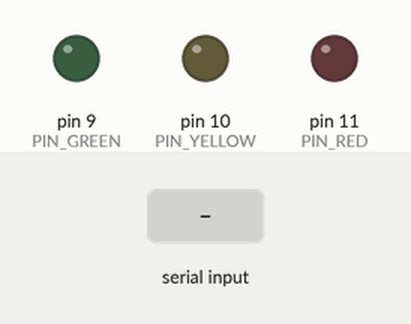
Simulated run of this sketch. Board: Arduino Uno, built with avr-gcc and run on an emulated ATmega328P. Parts: output pins drawn as LEDs (lit = HIGH). Dashed ring = blinking. The inputs (shaded band) are chosen by the test bench. What the sketch prints to the serial monitor is not drawn.

Above: at 2.4 s.
2.5 s: "B" received over Serial
At 2.64 s:
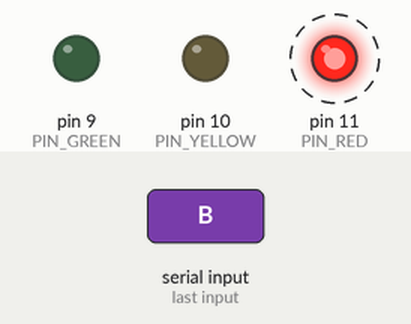
5.5 s: "R" received over Serial
At 6.4 s:
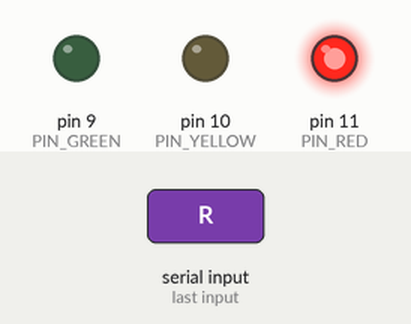
7.0 s: byte 84 ('T') received over Serial
At 8.15 s:
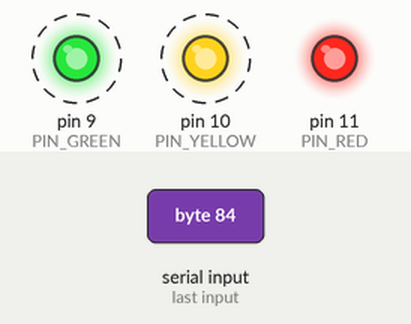
10.0 s: "r" received over Serial
At 11.0 s:
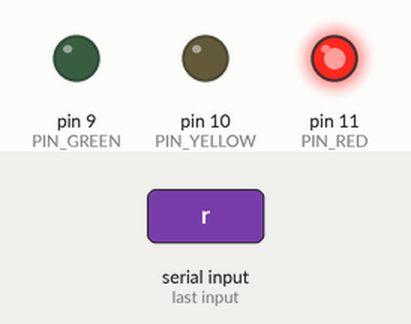
Timing chart, 0 to 12.5 s (numbered marks = the images above; inputs shaded):
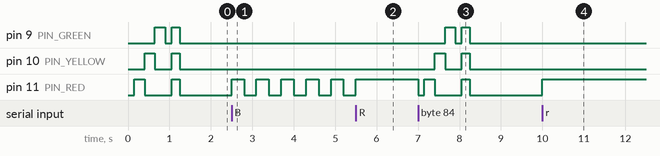

The sketch:

traffic_light.ino
```cpp
// traffic_light.ino — Traffic Light Indicator for AI CLI Sessions
// Configured for Arduino Uno / Nano / ESP32
//
// Wiring:
//   Pin  9 -> Resistor (220-330Ω) -> Green LED Anode (+)
//   Pin 10 -> Resistor (220-330Ω) -> Yellow LED Anode (+)
//   Pin 11 -> Resistor (220-330Ω) -> Red LED Anode (+)
//   GND   -> All 3 LED Cathodes (-)

const int PIN_GREEN  = 9;   // Digital Pin 9: Green LED (Finished / Ready)
const int PIN_YELLOW = 10;  // Digital Pin 10: Yellow LED (Working / Processing)
const int PIN_RED    = 11;  // Digital Pin 11: Red LED (Needs Input / Blocked)

char currentMode = 'O';
unsigned long lastBlinkTime = 0;
const unsigned long BLINK_INTERVAL = 300; // 300ms on, 300ms off
bool blinkState = false;

void setAll(int redState, int yellowState, int greenState) {
  digitalWrite(PIN_RED, redState);
  digitalWrite(PIN_YELLOW, yellowState);
  digitalWrite(PIN_GREEN, greenState);
}

void setColor(char c) {
  switch (c) {
    case 'R':
    case 'r':
      currentMode = 'R';
      setAll(HIGH, LOW, LOW); // Solid Red
      break;
    case 'B': // Blinking Red for Input Required
    case 'b':
      currentMode = 'B';
      blinkState = true;
      lastBlinkTime = millis();
      setAll(HIGH, LOW, LOW);
      break;
    case 'Y':
    case 'y':
      currentMode = 'Y';
      setAll(LOW, HIGH, LOW); // Solid Yellow
      break;
    case 'G':
    case 'g':
      currentMode = 'G';
      setAll(LOW, LOW, HIGH); // Solid Green
      break;
    case 'O': // Off
    case 'o':
      currentMode = 'O';
      setAll(LOW, LOW, LOW);
      break;
    case 'T': // Test cycle
    case 't':
      runStartupTest();
      break;
    default:
      // Ignore unknown characters
      break;
  }
}

void runStartupTest() {
  setAll(LOW, LOW, LOW);
  delay(150);

  digitalWrite(PIN_RED, HIGH);
  delay(250);
  digitalWrite(PIN_RED, LOW);

  digitalWrite(PIN_YELLOW, HIGH);
  delay(250);
  digitalWrite(PIN_YELLOW, LOW);

  digitalWrite(PIN_GREEN, HIGH);
  delay(250);
  digitalWrite(PIN_GREEN, LOW);
  delay(150);

  // Flash all once
  setAll(HIGH, HIGH, HIGH);
  delay(200);
  setAll(LOW, LOW, LOW);
}

void setup() {
  pinMode(PIN_RED, OUTPUT);
  pinMode(PIN_YELLOW, OUTPUT);
  pinMode(PIN_GREEN, OUTPUT);

  // Run hardware test on boot
  runStartupTest();

  // Initialize Serial
  Serial.begin(115200);
  Serial.println(F("TRAFFIC_LIGHT_READY"));
}

void loop() {
  if (Serial.available() > 0) {
    char c = Serial.read();
    setColor(c);
  }

  // Handle non-blocking blinking if in 'B' mode
  if (currentMode == 'B') {
    unsigned long now = millis();
    if (now - lastBlinkTime >= BLINK_INTERVAL) {
      lastBlinkTime = now;
      blinkState = !blinkState;
      digitalWrite(PIN_RED, blinkState ? HIGH : LOW);
    }
  }
}
```

Measured:
- after the input at 2.5 s, pin 11 (PIN_RED): alternates HIGH for 0.30 s and LOW for 0.30 s, starting at once
- after the input at 5.5 s, pin 11 (PIN_RED): goes on until 5.5 s, then stays HIGH
- after the input at 7.0 s, pin 9 (PIN_GREEN): alternates HIGH for 0.23 s and LOW for 0.15 s, 4 changes in all, then stays LOW, starting after 0.65 s; pin 10 (PIN_YELLOW): alternates HIGH for 0.23 s and LOW for 0.40 s, 4 changes in all, then stays LOW, starting after 0.40 s
- after the input at 10.0 s, pin 11 (PIN_RED): LOW → HIGH at once
